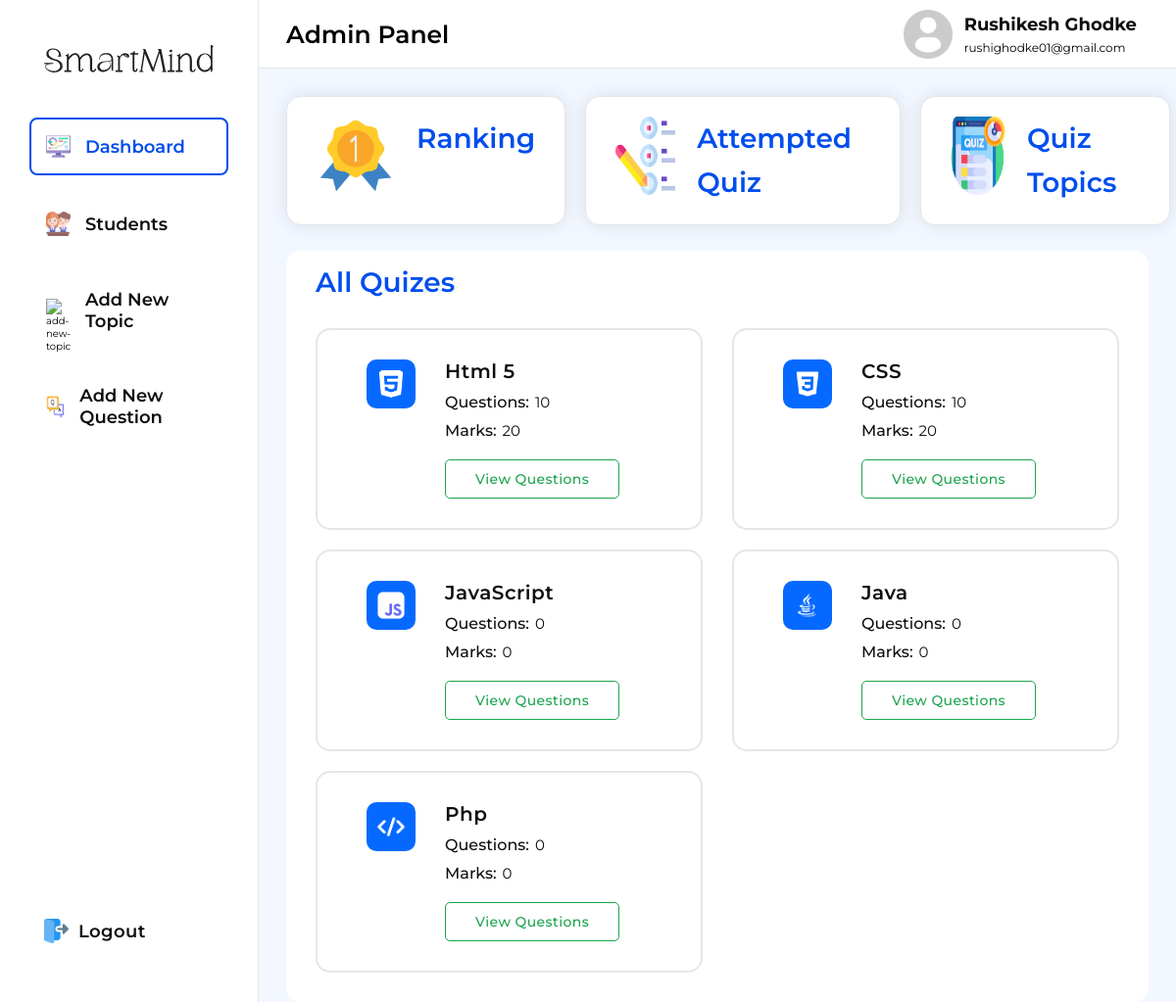
The app's page /admin/admin.php (signed in) with its own data.
### tables this page shows
CREATE TABLE `quiz_topics` (
  `topic_id` int(11) NOT NULL,
  `topicUniqueId` varchar(50) NOT NULL,
  `langImages` varchar(255) NOT NULL,
  `topic_name` varchar(255) NOT NULL,
  `questions` varchar(100) NOT NULL,
  `marks` varchar(50) NOT NULL,
  `quiz_time` varchar(50) NOT NULL
);

### assets/php/admin/adminDetails.php (called while the page is built, shortened)
<?php
include "../assets/php/connection.php";
if (!empty($_SESSION['adminId'])) {
  $adminId = $_SESSION['adminId'];
  $selectQuery = mysqli_query($connection, "SELECT * FROM `admin` WHERE `adminId` = $adminId");
  if ($selectQuery) {
    $fetchData = mysqli_fetch_assoc($selectQuery);
  }
}
else
{
  header("Location: adminlogin.php");
}
?>

### admin/admin.php (the view, shortened to what this page needs)
<?php
include "../assets/php/admin/adminDetails.php";
include "../assets/php/connection.php";
$selectQuizes = mysqli_query($connection, "SELECT * FROM `quiz_topics`");
?>
<!DOCTYPE html>
<html lang="en">
<head>
  <link rel="stylesheet" href="../assets/css/admin.css">
  <link rel="stylesheet" href="https://cdn-uicons.flaticon.com/2.1.0/uicons-regular-rounded/css/uicons-regular-rounded.css" />
  <link rel="stylesheet" href="https://cdn-uicons.flaticon.com/2.1.0/uicons-thin-straight/css/uicons-thin-straight.css" />
</head>
<body>
  <div class="main-container">
    <div class="container">
      <div class="left-side">
        <div class="inner-left-side">
          <div class="logo">
            <img src="../assets/images/Logo.svg" alt="logo">
          </div>
          <nav>
            <div class="nav-bar">
              <ul>
                <li class="tab active">
                  <div class="icon">
                    <img src="../assets/images/icons/dashboard.png" alt="dashboard">
                  </div>
                  <span>Dashboard</span>
                </li>
                <li class="tab">
                  <div class="icon">
                    <img src="../assets/images/icons/students.png" alt="students">
                  </div>
                  <span>Students</span>
                </li>
                <li class="tab">
                  <div class="icon">
                    <img src="../assets/images/icons/topic.png" alt="add-new-topic">
                  </div>
                  <span>Add New Topic</span>
                </li>
                <li class="tab">
                  <div class="icon">
                    <img src="../assets/images/icons/addquestion.png" alt="add-new-question">
                  </div>
                  <span>Add New Question</span>
                </li>
              </ul>
            </div>
            <div class="logout-btn">
              <a href="./adminlogout.php">
                <div class="icon">
                  <img src="../assets/images/icons/logout.png" alt="logout-icon">
                </div>
                <span>Logout</span>
              </a>
            </div>
          </nav>
        </div>
      </div>
      <div class="right-side">
        <header class="header">
          <h2>Admin Panel</h2>
          <div class="admin">
            <div class="admin-info-wrapper">
              <div class="admin-image">
                <img src="../assets/images/profile-user.png" alt="admin-profile-image">
              </div>
              <div class="admin-info">
                <h2><?php echo $fetchData["adminFirstName"] . ' ' . $fetchData["adminLastName"]; ?></h2>
                <p><?php echo $fetchData["adminEmail"] ?></p>
              </div>
            </div>
          </div>
        </header>
        <section class="inner-right-side">
          <div class="dashboard section active">
            <div class="cards">
              <div class="card dashboardTab">
                <div class="icon">
                  <img src="../assets/images/icons/ranking.png" alt="ranking">
                </div>
                <div class="card-info">
                  <h1>Ranking</h1>
                </div>
              </div>
              <div class="card dashboardTab">
                <div class="icon">
                  <img src="../assets/images/icons/attemptedquiz.png" alt="ranking">
                </div>
                <div class="card-info">
                  <h1>Attempted Quiz</h1>
                </div>
              </div>
              <div class="card dashboardTab">
                <div class="icon">
                  <img src="../assets/images/icons/quiztopcis.png" alt="ranking">
                </div>
                <div class="card-info">
                  <h1>Quiz Topics</h1>
                </div>
              </div>
            </div>
            <div class="dashboard-content">
              <div class="all-quizes content active">
                <h1>All Quizes</h1>
                <div class="quiz-topics">
                  <div class="topics-card">
                    <?php
                    if (mysqli_num_rows($selectQuizes) > 0) {
                      while ($fetchQuizes = mysqli_fetch_assoc($selectQuizes)) {
                    ?>
                        <div class="quiz-card">
                          <div class="quiz-lang-img">
                            <div class="img">
                              <?php
                              if (!empty($fetchQuizes["langImages"])) {
                              ?>
                                <img src="../assets/languageImages/<?php echo $fetchQuizes["langImages"]; ?>" alt="quiz-lang-image">
                              <?php
                              } else {
                              ?>
                                <img src="../assets/images/default-lang-image.png" alt="default-lang-iamge">
                              <?php
                              }
                              ?>
                            </div>
                          </div>
                          <div class="quiz-info-wrapper">
                            <div class="quiz-info-item">
                              <h5><?php echo $fetchQuizes["topic_name"]; ?></h5>
                            </div>
                            <div class="quiz-info-item">
                              <span class="quiz-info-item-label">Questions: </span>
                              <span class="quiz-info-item-value">
                                <?php
                                if (empty($fetchQuizes["questions"])) {
                                  echo "0";
                                } else {
                                  echo $fetchQuizes["questions"];
                                }
                                ?>
                              </span>
                            </div>
                            <div class="quiz-info-item">
                              <span class="quiz-info-item-label">Marks: </span>
                              <span class="quiz-info-item-value">
                                <?php
                                if (empty($fetchQuizes["marks"])) {
                                  echo "0";
                                } else {
                                  echo $fetchQuizes["marks"];
                                }
                                ?>
                              </span>
                            </div>
                            <div class="quiz-info-item">
                              <a href="./viewquestions.php?topic=<?php echo $fetchQuizes["topicUniqueId"]; ?>">View Questions</a>
                            </div>
                          </div>
                        </div>
                      <?php
                      }
                    } else {
                      ?>
                      <h2>No Quizes</h2>
                    <?php
                    }
                    ?>
                  </div>
                </div>
              </div>
            </div>
          </div>
        </section>
      </div>
    </div>
  </div>
</body>
</html>

### records on screen
quiz_topics: langImages (picture), topic_name "Html 5", questions "10", marks "20"
quiz_topics: langImages (picture), topic_name "CSS", questions "10", marks "20"
quiz_topics: langImages (picture), topic_name "JavaScript", questions "0", marks "0"
quiz_topics: langImages (picture), topic_name "Java", questions "0", marks "0"
quiz_topics: topic_name "Php", questions "0", marks "0"

### other values on screen
$fetchData["adminFirstName"] "Rushikesh"
$fetchData["adminLastName"] "Ghodke"
$fetchData["adminEmail"] "rushighodke01@gmail.com"
